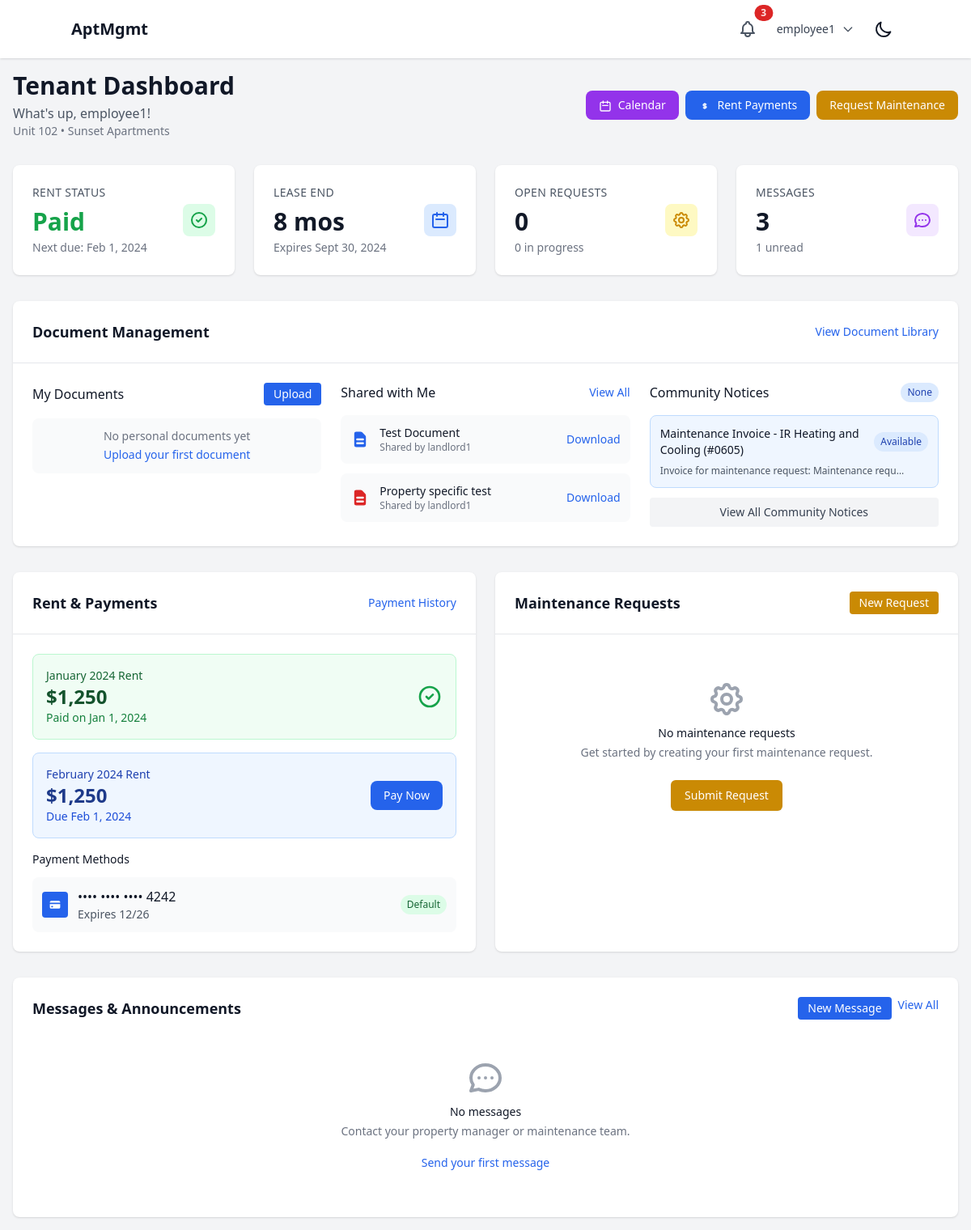
Page /dashboard/tenant/ (signed in) on the earlier database version.
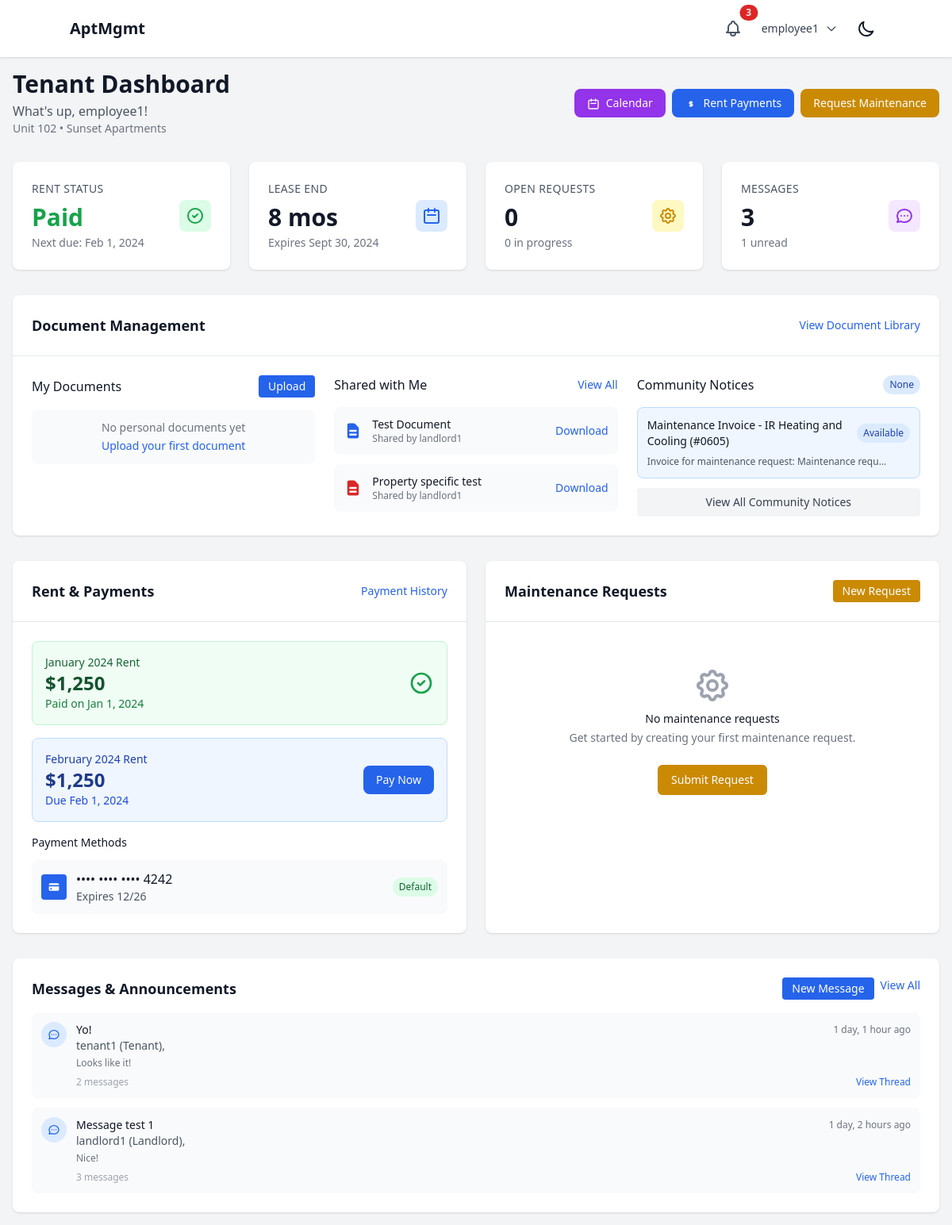
Same page on the later database version.
### documents/models.py (models this page shows, shortened)
class DocumentShare(models.Model):
    document = models.ForeignKey(Document, on_delete=models.CASCADE, related_name="shares")
    shared_by = models.ForeignKey(User, on_delete=models.CASCADE, related_name="shared_documents")
    shared_with = models.ForeignKey(User, on_delete=models.CASCADE, related_name="received_documents")
    message = models.TextField(blank=True)
    created_at = models.DateTimeField(auto_now_add=True)
    is_read = models.BooleanField(default=False)
    class Meta:
        unique_together = ['document', 'shared_by', 'shared_with']

class Document(models.Model):
    class AccessLevel(models.TextChoices):
        COMPANY = "COMPANY", "Company-wide"
        PROPERTY = "PROPERTY", "Property-specific"
        UNIT = "UNIT", "Unit-specific"
        PRIVATE = "PRIVATE", "Private (specific users)"
    title = models.CharField(max_length=255)
    description = models.TextField(blank=True)
    file = models.FileField(upload_to=document_upload_path)
    original_filename = models.CharField(max_length=255)
    file_size = models.PositiveIntegerField()
    file_type = models.CharField(max_length=100)
    category = models.ForeignKey(DocumentCategory, on_delete=models.SET_NULL, null=True, blank=True)
    company = models.ForeignKey(Company, on_delete=models.CASCADE, related_name="documents")
    property = models.ForeignKey(Property, on_delete=models.CASCADE, related_name="documents", null=True, blank=True)
    unit = models.ForeignKey(ApartmentUnit, on_delete=models.CASCADE, related_name="documents", null=True, blank=True)
    access_level = models.CharField(max_length=20, choices=AccessLevel.choices, default=AccessLevel.COMPANY)
    allowed_users = models.ManyToManyField(User, related_name="accessible_documents", blank=True)
    allowed_roles = models.JSONField(default=list, blank=True)  # List of role strings
    uploaded_by = models.ForeignKey(User, on_delete=models.CASCADE, related_name="uploaded_documents")
    created_at = models.DateTimeField(auto_now_add=True)
    updated_at = models.DateTimeField(auto_now=True)
    is_active = models.BooleanField(default=True)
    class Meta:
        ordering = ['-created_at']
        indexes = [
            models.Index(fields=['company', 'access_level']),
            models.Index(fields=['property']),
            models.Index(fields=['created_at']),
        ]
    def is_accessible_by_user(self, user):
        if user.role == 'SUPERUSER' or user.is_superuser:
            return True
        if self.uploaded_by == user:
            return True
        if user.company != self.company:
            return False
        if self.allowed_users.filter(id=user.id).exists():
            return True
        if user.role in self.allowed_roles:
            return True

### users/models.py (models this page shows, shortened)
class User(AbstractUser):
    class Role(models.TextChoices):
        SUPERUSER = "SUPERUSER", "Superuser"
        LANDLORD = "LANDLORD", "Landlord"
        EMPLOYEE = "EMPLOYEE", "Employee"
        TENANT = "TENANT", "Tenant"
    role = models.CharField(max_length=50, choices=Role.choices)
    company = models.ForeignKey(Company, on_delete=models.CASCADE, related_name="users", null=True, blank=True)
    property = models.ForeignKey(Property, on_delete=models.SET_NULL, related_name="users", null=True, blank=True)

### communication/models.py (models this page shows, shortened)
class MessageThread(models.Model):
    id = models.UUIDField(primary_key=True, default=uuid.uuid4, editable=False)
    participants = models.ManyToManyField(User, related_name="message_threads")
    subject = models.CharField(max_length=200, blank=True)
    created_at = models.DateTimeField(auto_now_add=True)
    updated_at = models.DateTimeField(auto_now=True)
    class Meta:
        ordering = ['-updated_at']
    @property
    def last_message(self):
        return self.messages.first()

class Message(models.Model):
    id = models.UUIDField(primary_key=True, default=uuid.uuid4, editable=False)
    thread = models.ForeignKey(MessageThread, on_delete=models.CASCADE, related_name="messages")
    sender = models.ForeignKey(User, on_delete=models.CASCADE, related_name="sent_messages")
    content = models.TextField()
    created_at = models.DateTimeField(auto_now_add=True)
    is_edited = models.BooleanField(default=False)
    edited_at = models.DateTimeField(null=True, blank=True)
    class Meta:
        ordering = ['-created_at']

### core/views.py (the view)
# urls.py: path("dashboard/tenant/", tenant_dashboard, name="tenant_dashboard"),
@login_required
def tenant_dashboard(request):
    if not request.user.company:
        messages.error(request, "You must be assigned to a company to access the dashboard.")
        return redirect("core:login")
    personal_documents = Document.objects.filter(
        company=request.user.company,
        uploaded_by=request.user,
        is_active=True
    ).order_by('-created_at')[:5]
    shared_documents = DocumentShare.objects.filter(
        shared_with=request.user
    ).select_related('document', 'shared_by').order_by('-created_at')[:5]
    accessible_documents = Document.objects.filter(
        company=request.user.company,
        is_active=True
    )
    community_documents = []
    for doc in accessible_documents:
        if doc.is_accessible_by_user(request.user) and doc.uploaded_by != request.user:
            community_documents.append(doc)
    community_documents = community_documents[:5]
    personal_doc_count = Document.objects.filter(
        company=request.user.company,
        uploaded_by=request.user,
        is_active=True
    ).count()
    shared_with_tenant_count = DocumentShare.objects.filter(
        shared_with=request.user
    ).count()
    recent_shares = DocumentShare.objects.filter(
        shared_with=request.user,
        is_read=False
    ).count()
    tenant_maintenance_requests = MaintenanceRequest.objects.filter(
        tenant=request.user
    )
    total_my_requests = tenant_maintenance_requests.count()
    open_requests = tenant_maintenance_requests.exclude(status='COMPLETED').count()
    in_progress_requests = tenant_maintenance_requests.filter(status='IN_PROGRESS').count()
    completed_requests = tenant_maintenance_requests.filter(status='COMPLETED').count()
    recent_maintenance_requests = tenant_maintenance_requests.order_by('-created_at')[:3]
    recent_message_threads = MessageThread.objects.filter(
        participants=request.user
    ).prefetch_related('participants', 'messages').order_by('-updated_at')[:5]
    context = {
        'personal_documents': personal_documents,
        'shared_documents': shared_documents,
        'community_documents': community_documents,
        'personal_doc_count': personal_doc_count,
        'shared_with_tenant_count': shared_with_tenant_count,
        'recent_shares_count': recent_shares,
        'user_property': request.user.property,
        'total_my_requests': total_my_requests,
        'open_requests': open_requests,
        'in_progress_requests': in_progress_requests,
        'completed_requests': completed_requests,
        'recent_maintenance_requests': recent_maintenance_requests,
        'recent_message_threads': recent_message_threads,
    }
    return render(request, "dashboards/tenant.html", context)

### core/templates/dashboards/tenant.html (shortened to what the changed rows need)
{% extends "base.html" %}
{% block content %}
<div class="container mx-auto max-w-7xl">
    <div class="flex flex-col sm:flex-row justify-between items-start sm:items-center mb-8 space-y-4 sm:space-y-0">
        <div>
            <h1 class="text-3xl font-bold text-gray-900 dark:text-white">Tenant Dashboard</h1>
        </div>
    </div>
    <div class="bg-white dark:bg-gray-800 rounded-lg shadow mb-8">
        <div class="p-6">
            <div class="grid grid-cols-1 lg:grid-cols-3 gap-6">
                <div>
                    <div class="space-y-3">
                        {% for share in shared_documents %}
                            <div class="flex items-center justify-between p-3 bg-gray-50 dark:bg-gray-700 rounded-lg">
                                <div class="flex items-center space-x-3">
                                    <div class="flex-shrink-0">
                                        {% if share.document.file_type == 'application/pdf' %}
                                            <svg class="w-6 h-6 text-red-600" fill="currentColor" viewBox="0 0 20 20">
                                                <path fill-rule="evenodd" d="M4 4a2 2 0 012-2h4.586A2 2 0 0112 2.586L15.414 6A2 2 0 0116 7.414V16a2 2 0 01-2 2H6a2 2 0 01-2-2V4zm2 6a1 1 0 011-1h6a1 1 0 110 2H7a1 1 0 01-1-1zm1 3a1 1 0 100 2h6a1 1 0 100-2H7z" clip-rule="evenodd"></path>
                                            </svg>
                                        {% elif 'image' in share.document.file_type %}
                                            <svg class="w-6 h-6 text-green-600" fill="currentColor" viewBox="0 0 20 20">
                                                <path fill-rule="evenodd" d="M4 3a2 2 0 00-2 2v10a2 2 0 002 2h12a2 2 0 002-2V5a2 2 0 00-2-2H4zm12 12H4l4-8 3 6 2-4 3 6z" clip-rule="evenodd"></path>
                                            </svg>
                                        {% else %}
                                            <svg class="w-6 h-6 text-blue-600" fill="currentColor" viewBox="0 0 20 20">
                                                <path fill-rule="evenodd" d="M4 4a2 2 0 012-2h4.586A2 2 0 0112 2.586L15.414 6A2 2 0 0116 7.414V16a2 2 0 01-2 2H6a2 2 0 01-2-2V4zm2 6a1 1 0 011-1h6a1 1 0 110 2H7a1 1 0 01-1-1zm1 3a1 1 0 100 2h6a1 1 0 100-2H7z" clip-rule="evenodd"></path>
                                            </svg>
                                        {% endif %}
                                    </div>
                                    <div>
                                        <p class="text-sm font-medium text-gray-900 dark:text-white">{{ share.document.title }}</p>
                                        <p class="text-xs text-gray-500 dark:text-gray-400">Shared by {{ share.shared_by.get_full_name|default:share.shared_by.username }}</p>
                                    </div>
                                </div>
                                <a href="{% url 'documents:download' share.document.id %}" class="text-blue-600 dark:text-blue-400 hover:underline text-sm">Download</a>
                            </div>
                        {% empty %}
                            <div class="p-3 bg-gray-50 dark:bg-gray-700 rounded-lg text-center">
                                <p class="text-sm text-gray-500 dark:text-gray-400">No documents shared with you yet</p>
                            </div>
                        {% endfor %}
                    </div>
                </div>
                <div>
                    <div class="space-y-3">
                        {% for document in community_documents|slice:":2" %}
                            <div class="p-3 bg-blue-50 dark:bg-blue-900/20 border border-blue-200 dark:border-blue-800 rounded-lg">
                                <div class="flex items-center justify-between mb-2">
                                    <p class="text-sm font-medium text-gray-900 dark:text-white">{{ document.title }}</p>
                                    <span class="px-2 py-1 text-xs font-medium bg-blue-100 text-blue-800 dark:bg-blue-900 dark:text-blue-200 rounded-full">Available</span>
                                </div>
                                <p class="text-xs text-gray-600 dark:text-gray-400">{{ document.description|default:"Community document"|truncatechars:50 }}</p>
                            </div>
                        {% empty %}
                            <div class="p-3 bg-gray-50 dark:bg-gray-700 rounded-lg text-center">
                                <p class="text-sm text-gray-500 dark:text-gray-400">No community notices available</p>
                            </div>
                        {% endfor %}
                    </div>
                </div>
            </div>
        </div>
    </div>
    <div class="grid grid-cols-1 lg:grid-cols-1 gap-6">
        <div class="bg-white dark:bg-gray-800 rounded-lg shadow p-6">
            <div class="space-y-3">
                {% if recent_message_threads %}
                    {% for thread in recent_message_threads %}
                        <div class="flex items-start space-x-3 p-3 bg-gray-50 dark:bg-gray-700 rounded-lg{% if thread.unread_count > 0 %} border border-blue-200 dark:border-blue-800 bg-blue-50 dark:bg-blue-900/20{% endif %}">
                            <div class="flex-shrink-0">
                                <div class="w-8 h-8 bg-blue-100 dark:bg-blue-900 rounded-full flex items-center justify-center">
                                </div>
                            </div>
                            <div class="flex-1">
                                <div class="flex items-center justify-between">
                                    <p class="text-sm font-medium text-gray-900 dark:text-white">{{ thread.subject|default:"No Subject" }}</p>
                                    <div class="flex items-center space-x-2">
                                        <span class="text-xs text-gray-500 dark:text-gray-400">{{ thread.updated_at|timesince }} ago</span>
                                    </div>
                                </div>
                                <p class="text-sm text-gray-600 dark:text-gray-400">
                                    {% for participant in thread.participants.all %}
                                        {% if participant != user %}{{ participant.get_full_name|default:participant.username }} ({{ participant.get_role_display }}){% if not forloop.last %}, {% endif %}{% endif %}
                                    {% endfor %}
                                </p>
                                {% if thread.last_message %}
                                    <p class="text-xs text-gray-500 dark:text-gray-500 mt-1">{{ thread.last_message.content|truncatechars:80 }}</p>
                                {% endif %}
                                <div class="flex items-center justify-between mt-2">
                                    <span class="text-xs text-gray-400">{{ thread.messages.count }} message{{ thread.messages.count|pluralize }}</span>
                                    <a href="{% url 'communication:thread_detail' thread_id=thread.id %}" class="text-blue-600 dark:text-blue-400 hover:underline text-xs">View Thread</a>
                                </div>
                            </div>
                        </div>
                    {% endfor %}
                {% else %}
                    <div class="text-center py-8">
                        <div class="text-gray-500 dark:text-gray-400">
                            <h3 class="mt-2 text-sm font-medium text-gray-900 dark:text-white">No messages</h3>
                            <p class="mt-1 text-sm text-gray-500 dark:text-gray-400">Contact your property manager or maintenance team.</p>
                            <div class="mt-4">
                                <a href="{% url 'communication:new_thread' %}" class="text-blue-600 dark:text-blue-400 hover:underline text-sm">Send your first message</a>
                            </div>
                        </div>
                    </div>
                {% endif %}
            </div>
        </div>
    </div>
</div>
{% endblock %}

Differences in the rows shown:
added MessageThread: subject "Yo!", updated_at "1 day, 1 hour", last_message.content "Looks like it!", messages.count "2"
now on this page (row edited): User: get_full_name "tenant1", role "Tenant", shown under "Yo!"
added MessageThread: subject "Message test 1", updated_at "1 day, 2 hours", last_message.content "Nice!", messages.count "3"
now on this page (row edited): User: get_full_name "landlord1", role "Landlord", shown under "Message test 1"
Other differences:
text no longer shown: "No messages Contact your property manager or maintenance team. Send your first message"
